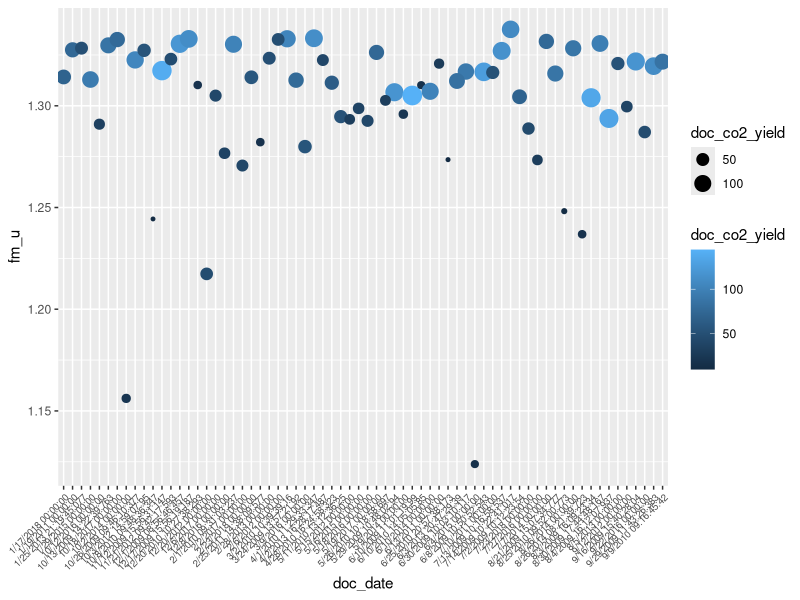

The R source for this figure:
## ---- chunk 1
library(tidyverse) 
## ---- chunk 2
doc_data <- read_csv("./Data/doc_blank_all_ascii.csv", col_names = TRUE)
## ---- chunk 3
OxIIdat <- filter(doc_data, rec_num %in% c(52092, 53212))
## ---- chunk 4
ggplot(data = OxIIdat) +
   geom_point(aes(x = doc_date, y = fm_u, size = doc_co2_yield, color = doc_co2_yield)) +
  theme(axis.text.x = element_text(angle = 45, hjust = 1, size = 7))
